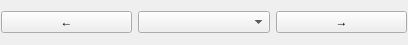
<?xml version="1.0" encoding="UTF-8"?>
<ui version="4.0">
 <class>mydock</class>
 <widget class="QWidget" name="mydock">
  <property name="geometry">
   <rect>
    <x>0</x>
    <y>0</y>
    <width>408</width>
    <height>45</height>
   </rect>
  </property>
  <property name="windowTitle">
   <string>Form</string>
  </property>
  <layout class="QHBoxLayout" name="horizontalLayout">
   <property name="spacing">
    <number>6</number>
   </property>
   <property name="leftMargin">
    <number>1</number>
   </property>
   <property name="topMargin">
    <number>1</number>
   </property>
   <property name="rightMargin">
    <number>1</number>
   </property>
   <property name="bottomMargin">
    <number>1</number>
   </property>
   <item>
    <widget class="QPushButton" name="pushButton">
     <property name="text">
      <string>←</string>
     </property>
    </widget>
   </item>
   <item>
    <widget class="QComboBox" name="comboBox"/>
   </item>
   <item>
    <widget class="QPushButton" name="pushButton_2">
     <property name="text">
      <string>→</string>
     </property>
    </widget>
   </item>
  </layout>
 </widget>
 <resources/>
 <connections/>
</ui>
